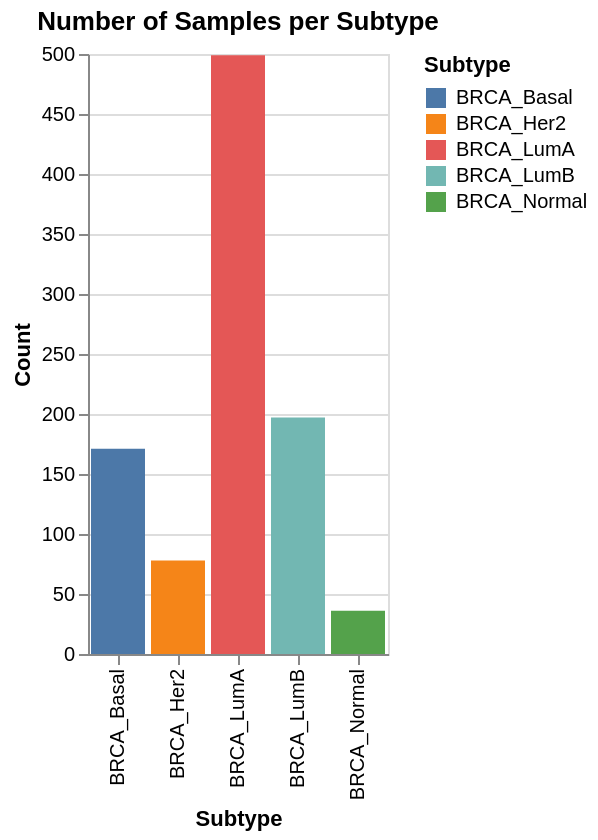

The cell this chart's notebook holds for it:
### Code cell
alt.Chart(clinic_summary).mark_bar().encode(
    alt.X("Subtype"),
    alt.Y("Count"),
    color="Subtype",
    tooltip=["Subtype", "Count"]
).properties(
    title="Number of Samples per Subtype",
    width=150,
    height=300
)

### Figure 1 — Vega-Lite specification as saved in the notebook (floating-point values rounded to 4 significant figures)
{"config": {"view": {"continuousWidth": 300, "continuousHeight": 300}}, "data": {"name": "data-bcf9f145ea02d2a042f6e09e3f77c79f"}, "mark": {"type": "bar"}, "encoding": {"color": {"field": "Subtype", "type": "nominal"}, "tooltip": [{"field": "Subtype", "type": "nominal"}, {"field": "Count", "type": "quantitative"}], "x": {"field": "Subtype", "type": "nominal"}, "y": {"field": "Count", "type": "quantitative"}}, "height": 300, "title": "Number of Samples per Subtype", "width": 150, "$schema": "https://vega.github.io/schema/vega-lite/v6.1.0.json", "datasets": {"data-bcf9f145ea02d2a042f6e09e3f77c79f": [{"Subtype": "BRCA_Basal", "Count": 171}, {"Subtype": "BRCA_Her2", "Count": 78}, {"Subtype": "BRCA_LumA", "Count": 499}, {"Subtype": "BRCA_LumB", "Count": 197}, {"Subtype": "BRCA_Normal", "Count": 36}]}}
